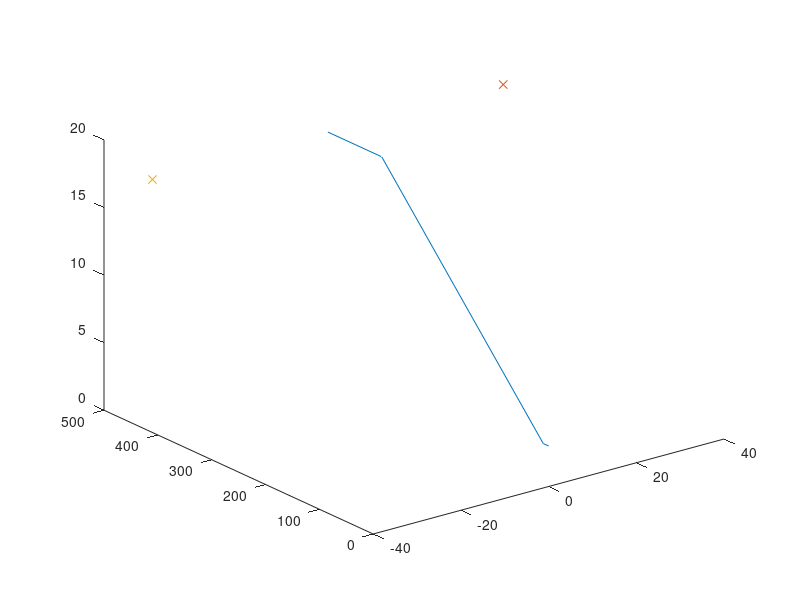
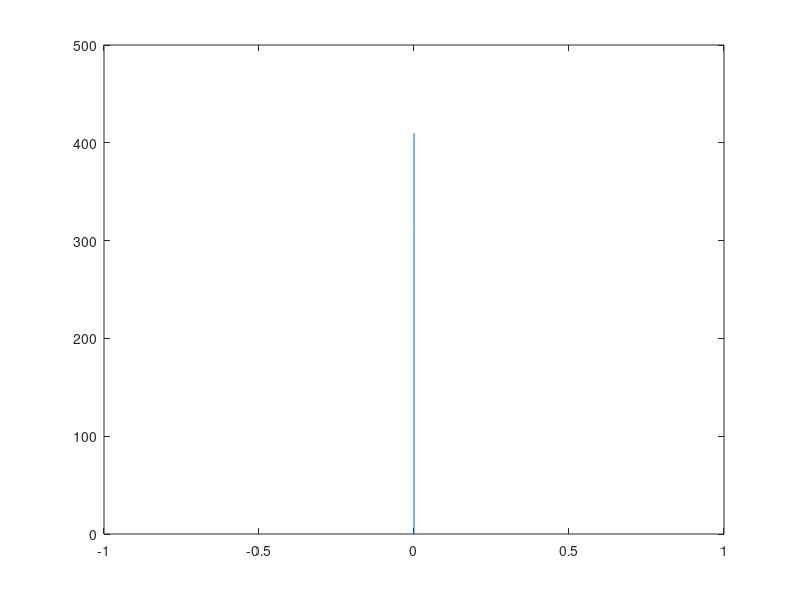
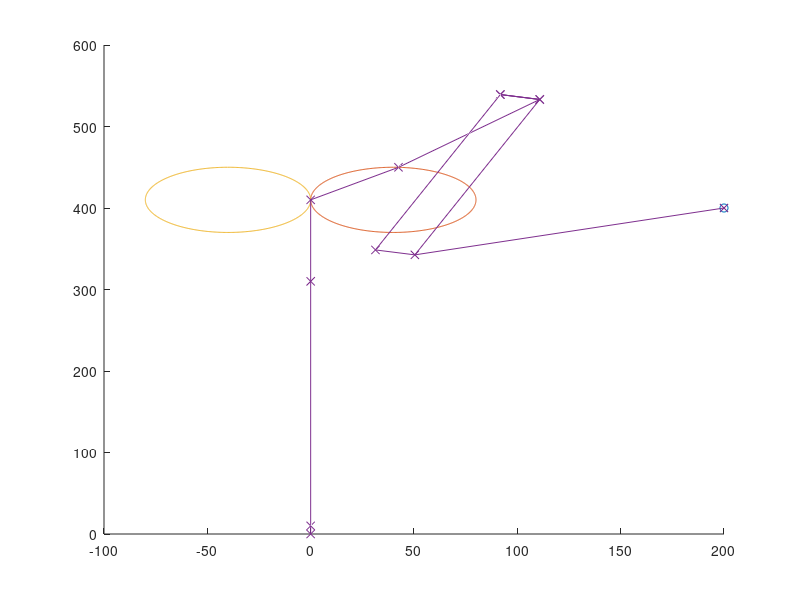

The MATLAB script that drew these images, in order:
close all;
clear;


%% Diverse konstanter
deg2rad = pi/180;
rad2deg = 180/pi;

%% Input parametere fra Neptus
nett = [0 0 3]';
alpha = 0;
descent = 3;
a1 = 10;
a2 = 300;
a3 = 100;
Rl = 40;
nettH = 0*deg2rad;
DescentBoxW = 20;
DescentBoxS = 20;
DescentBoxL = 100;

%% UAV init poses in NED frame
x0 = [400 200 40 0 0 0]';
p0 = x0(1:2);
p01 = p0 +[2*cos(x0(6)*deg2rad);2*sin(x0(6)*deg2rad)];
p01 = 10*(p01/norm(p01));

%% UAV spesific constants
R_min = 20;
K_max = 1/R_min;

%% Nett in net frame
% TODO: Move the nett inbetween two waypoints.
w1 = nett;
w2 = nett + [a1 0 a1*tan(alpha*deg2rad)]';
w3 = w2 + [a2 0 a2*tan(descent*deg2rad)]';
w4 = w3 + [a3 0 0]';
% Rotation matrix from nett to NED
R = [cos(nettH) -sin(nettH) 0;sin(nettH) cos(nettH) 0;0 0 1];

loiter1 = w4 + [0 Rl 0]';
loiter2 = w4 + [0 -Rl 0]';
WP = [w1 w2 w3 w4];
WPNED = [R*w1 R*w2 R*w3 R*w4];
loiter1NED = R*loiter1;
loiter2NED = R*loiter2;
psi = 0:0.01:2*pi;
n = loiter1NED(1)+Rl*cos(psi);
e = loiter1NED(2)+Rl*sin(psi);
d = loiter1NED(3)+zeros(1,length(psi));
cl1NED = [n;e;d];
n = loiter2NED(1)+Rl*cos(psi);
e = loiter2NED(2)+Rl*sin(psi);
d = loiter2NED(3)+zeros(1,length(psi));
cl2NED = [n;e;d];

%% Find Tmerk
c1bx = loiter1NED(1);
c1ax = x0(1)-c1bx;
c1by = loiter1NED(2);
c1ay = x0(2)-c1by;
Tt = sqrt(Rl^2/(c1ax^2+c1ay^2));
Tmerk1 = [c1ay*Tt+c1bx;-c1ax*Tt+c1by;loiter1NED(3)];
cT1bx = Tmerk1(1);
cT1ax = x0(1)-cT1bx;
cT1by = Tmerk1(2);
cT1ay = x0(2)-cT1by;
cT1h = Tmerk1(3)-x0(3);
Tnett1bx = Tmerk1(1);
Tnett1ax = WPNED(1,1)-Tnett1bx;
Tnett1by = Tmerk1(2);
Tnett1ay = WPNED(2,1)-Tnett1by;
Tnett1 = sqrt(Tnett1ax^2+Tnett1ay^2);
T1 = sqrt(cT1ax^2+cT1ay^2);
gammaT1 = atan2(cT1h,sqrt(cT1ax^2+cT1ay^2));

c2bx = loiter2NED(1);
c2ax = x0(1)-c2bx;
c2by = loiter2NED(2);
c2ay = x0(2)-c2by;
Tt = sqrt(Rl^2/(c2ax^2+c2ay^2));
Tmerk2 = [c2ay*Tt+c2bx;-c2ax*Tt+c2by;loiter2NED(3)];
cT2bx = Tmerk2(1);
cT2ax = x0(1)-cT2bx;
cT2by = Tmerk2(2);
cT2ay = x0(2)-cT2by;
cT2h = Tmerk2(3)-x0(3);
Tnett2bx = Tmerk2(1);
Tnett2ax = WPNED(1,1)-Tnett2bx;
Tnett2by = Tmerk2(2);
Tnett2ay = WPNED(2,1)-Tnett2by;
Tnett2 = sqrt(Tnett2ax^2+Tnett2ay^2);
T2 = sqrt(cT2ax^2+cT2ay^2);
gammaT2 = atan2(cT2h,sqrt(cT2ax^2+cT2ay^2));

c3bx = loiter1NED(1);
c3ax = x0(1)-c3bx;
c3by = loiter1NED(2);
c3ay = x0(2)-c3by;
Tt = -sqrt(Rl^2/(c3ax^2+c3ay^2));
Tmerk3 = [c3ay*Tt+c3bx;-c3ax*Tt+c3by;loiter1NED(3)];
cT3bx = Tmerk3(1);
cT3ax = x0(1)-cT3bx;
cT3by = Tmerk3(2);
cT3ay = x0(2)-cT3by;
cT3h = Tmerk3(3)-x0(3);
Tnett3bx = Tmerk3(1);
Tnett3ax = WPNED(1,1)-Tnett3bx;
Tnett3by = Tmerk3(2);
Tnett3ay = WPNED(2,1)-Tnett3by;
Tnett3 = sqrt(Tnett3ax^2+Tnett3ay^2);
T3 = sqrt(cT3ax^2+cT3ay^2);
gammaT3 = atan2(cT3h,sqrt(cT3ax^2+cT3ay^2));

c4bx = loiter2NED(1);
c4ax = x0(1)-c4bx;
c4by = loiter2NED(2);
c4ay = x0(2)-c4by;
Tt = -sqrt(Rl^2/(c4ax^2+c4ay^2));
Tmerk4 = [c4ay*Tt+c4bx;-c4ax*Tt+c4by;loiter2NED(3)];
cT4bx = Tmerk4(1);
cT4ax = x0(1)-cT4bx;
cT4by = Tmerk4(2);
cT4ay = x0(2)-cT4by;
cT4h = Tmerk4(3)-x0(3);
Tnett4bx = Tmerk4(1);
Tnett4ax = WPNED(1,1)-Tnett4bx;
Tnett4by = Tmerk4(2);
Tnett4ay = WPNED(2,1)-Tnett4by;
Tnett4 = sqrt(Tnett4ax^2+Tnett4ay^2);
T4 = sqrt(cT4ax^2+cT4ay^2);
gammaT4 = atan2(cT4h,sqrt(cT4ax^2+cT4ay^2));

T = [T1 T2 T3 T4];
Tnett = [Tnett1 Tnett2 Tnett3 Tnett4];
Tmerk = [Tmerk1 Tmerk2 Tmerk3 Tmerk4];
gamma = [gammaT1 gammaT2 gammaT3 gammaT4];
[LT,IT] = min(T);
if mod(IT,2)==0
    [Lnett,Inett] = max([-1 Tnett(2) -1 Tnett(4)]);
else
    [Lnett,Inett] = max([Tnett(1) -1 Tnett(3) -1]);
end
XWP4ax = x0(1)-WPNED(1,4);
XWP4ay = x0(2)-WPNED(2,4);
dXWP4 = sqrt(XWP4ax^2+XWP4ay^2);

Path = x0(1:3);
tt = 1;
if (abs(gamma(Inett)*rad2deg)>3)
    if gamma(Inett)<0
        WPGlide = -descent;
    else
        WPGlide = descent;
    end
    gotoT = false;
    TPB1bx = Tmerk(1,Inett);
    TPB1ax = x0(1)-TPB1bx;
    TPB1by = Tmerk(2,Inett);
    TPB1ay = x0(2)-TPB1by;
    Tb = sqrt(DescentBoxL^2/(TPB1ax^2+TPB1ay^2));
    TPB1merk = [TPB1ay*Tb+TPB1bx;-TPB1ax*Tb+TPB1by;Tmerk(3,Inett)];
    Tb = -sqrt(DescentBoxL^2/(TPB1ax^2+TPB1ay^2));
    TPB2merk = [TPB1ay*Tb+TPB1bx;-TPB1ax*Tb+TPB1by;Tmerk(3,Inett)];
    Tb = sqrt(DescentBoxS^2/(TPB1ax^2+TPB1ay^2));
%     if abs(x0(3)-100*tan(descent*deg2rad))<Tmerk(3,Inett)
%         % Move towards T
%         WPB4 = [TPB1ax*Tb+TPB2merk(1);TPB1ay*Tb+TPB2merk(2);x0(3)];
%         Tb = sqrt((Tmerk(3,Inett)/tan(descent*deg2rad))^2/(TPB1ax^2+TPB1ay^2));
%         WPB1 = [TPB1ax*Tb+TPB1merk(1);TPB1ay*Tb+TPB1merk(2);Tmerk(3,Inett)];
%         Path = [x0(1:3) WPB4 WBB1 Tmerk(:,Inett)];
%         gotoT = true;
%     else
    WPB1 = [TPB1ax*Tb+TPB1merk(1);TPB1ay*Tb+TPB1merk(2);x0(3)+100*tan(WPGlide*deg2rad)];
    WPB2 = [TPB1ax*Tb+TPB2merk(1);TPB1ay*Tb+TPB2merk(2);x0(3)];
    Tb = sqrt((DescentBoxW+DescentBoxS)^2/(TPB1ax^2+TPB1ay^2));
    WPB3 = [TPB1ax*Tb+TPB1merk(1);TPB1ay*Tb+TPB1merk(2);WPB1(3)];
    WPB4 = [TPB1ax*Tb+TPB2merk(1);TPB1ay*Tb+TPB2merk(2);x0(3)];
    dWPB3 = sqrt((Tmerk(1,Inett)-WPB3(1))^2+(Tmerk(2,Inett)-WPB3(2))^2);
    dWPB2 = sqrt((Tmerk(1,Inett)-WPB2(1))^2+(Tmerk(2,Inett)-WPB2(2))^2);
    tt = 2;
    Path(:,tt) = WPB4;
    tt = 3;
    Path(:,tt) = WPB2;
    tt = 4;
    Path(:,tt) = WPB1;
    tt = 5;
    Path(:,tt) = WPB3;
    odd = true;
    while(~gotoT)
       if (odd && abs(atan2(Tmerk(3,Inett)-WPB2(3),dWPB2))*rad2deg<3)
           gotoT = true;
       elseif (~odd && abs(atan2(Tmerk(3,Inett)-WPB3(3),dWPB3))*rad2deg<3)
           gotoT = true;
       else
           if odd
               tt = tt+1;
               WPB1 = [WPB1(1);WPB1(2);WPB2(3)+100*tan(WPGlide*deg2rad)];
               WPB3 = [WPB3(1);WPB3(2);WPB1(3)];
               Path(:,tt) = WPB1;
               tt = tt+1;
               Path(:,tt) = WPB3;
               odd = false;
           else
               tt = tt+1;
               WPB4 = [WPB4(1);WPB4(2);WPB3(3)+100*tan(WPGlide*deg2rad)];
               WPB2 = [WPB2(1);WPB2(2);WPB4(3)];
               Path(:,tt) = WPB4;
               tt = tt+1;
               Path(:,tt) = WPB2;
               odd = true;
               abs(atan2(Tmerk(3,Inett)-WPB2(3),dWPB2))*rad2deg
           end
       end
       
    end
%     if abs(h-100*tan(descent*deg2rad))<Tmerk(3,Inett)
%     end
%     end
elseif dXWP4<2*R_min
    
    TPB1bx = Tmerk(1,Inett);
    TPB1ax = x0(1)-TPB1bx;
    TPB1by = Tmerk(2,Inett);
    TPB1ay = x0(2)-TPB1by;
    Tb = sqrt(DescentBoxL^2/(TPB1ax^2+TPB1ay^2));
    TPB1merk = [TPB1ay*Tb+TPB1bx;-TPB1ax*Tb+TPB1by;Tmerk(3,Inett)];
    Tb = -sqrt(DescentBoxL^2/(TPB1ax^2+TPB1ay^2));
    TPB2merk = [TPB1ay*Tb+TPB1bx;-TPB1ax*Tb+TPB1by;Tmerk(3,Inett)];
    Tb = sqrt(DescentBoxS^2/(TPB1ax^2+TPB1ay^2));
    WPB2 = [TPB1ax*Tb+TPB2merk(1);TPB1ay*Tb+TPB2merk(2);x0(3)];
    tt = 2;
    Path(:,tt) = WPB2;
end
tt = tt+1;
Path(:,tt) = Tmerk(:,Inett);
tt = tt+1;
Path(:,tt) = WPNED(:,4);
tt = tt+1;
Path(:,tt) = WPNED(:,3);
tt = tt+1;
Path(:,tt) = WPNED(:,2);
tt = tt+1;
Path(:,tt) = WPNED(:,1);
% %% Initi Dubins
% 
% xs = x0(1);
% ys = x0(2);
% K_s = K_max;
% psi_s = x0(6)*deg2rad;
% pf = R*w4;
% xf = pf(1);
% yf = pf(2);
% K_f = K_max;
% psi_f = pipi(nettH + pi);
% start_node = [x0(1) x0(2) x0(3) x0(6)*deg2rad 0 0];
% end_node = [pf(1) pf(2) pf(3) psi_f 0 0];
% % dubin = dubinsParameters(start_node,end_node,R_min);
% % psi = 0:0.01:2*pi;
% % cs = [dubin.cs(1) + R_min*cos(psi);dubin.cs(1) + R_min*sin(psi)];
% % cf = [dubin.ce(1) + R_min*cos(psi);dubin.ce(2) + R_min*sin(psi)];
% %% Algorithm for Dubins path
% psi = 0:0.01:2*pi;
% 
% xcs = xs - 1/K_s*cos(psi_s+pi/2);
% ycs = ys - 1/K_s*sin(psi_s+pi/2);
% xcf = xf - 1/K_f*cos(psi_f+pi/2);
% ycf = yf - 1/K_f*sin(psi_f+pi/2);
% cs = [xcs + 1/K_s*cos(psi);ycs + 1/K_s*sin(psi)];
% cf = [xcf + 1/K_f*cos(psi);ycf + 1/K_f*sin(psi)];
% 
% csec = [xcf + (1/K_f+1/K_s)*cos(psi);ycf + (1/K_f+1/K_s)*sin(psi)];
% bx = xcs;
% ax = xcf-bx;
% by = ycs;
% ay = ycf-by;
% t = 0:0.01:1;
% cx = ax*t+bx;
% cy = ay*t+by;
% tpN = sqrt((1/K_f)^2/(ax^2+ay^2)); % TODO: There are two way to turn
% tTmerk = sqrt((1/K_f+1/K_s)^2/(ax^2+ay^2));
% PN = [ay*tpN+xcf;-(ax*tpN)+ycf];
% Tmerk = [ay*tTmerk+xcf;-(ax*tTmerk)+ycf];
% OSTbx = Tmerk(1);
% OSTby = Tmerk(2);
% OSTax = xcs - OSTbx;
% OSTay = ycs - OSTby;
% OST = [OSTax*t+OSTbx;OSTay*t+OSTby];
% turn = atan2(ycf-ycs,xcf-xcs) + pi/2;
% xchi = xcs + 1/K_s*cos(turn);
% ychi = ycs + 1/K_s*sin(turn);
% xn = xcf + 1/K_f*cos(turn);
% yn = ycf + 1/K_f*sin(turn);
%% Figures
figure(1);
plot3(WP(2,:),WP(1,:),WP(3,:));
hold on;
plot3(loiter1(2,:),loiter1(1,:),loiter1(3,:),'x');
plot3(loiter2(2,:),loiter2(1,:),loiter2(3,:),'x');
figure(2);
plot(WPNED(2,:),WPNED(1,:));
figure(3)
% plot3(WPNED(2,:),WPNED(1,:),WPNED(3,:),'-x');
hold on;
% plot3(loiter1NED(2,:),loiter1NED(1,:),loiter1NED(3,:),'x');
% plot3(loiter2NED(2,:),loiter2NED(1,:),loiter2NED(3,:),'x');
plot3(x0(2),x0(1),x0(3),'o');
plot3(cl1NED(2,:),cl1NED(1,:),cl1NED(3,:));
plot3(cl2NED(2,:),cl2NED(1,:),cl2NED(3,:));
% plot3(Tmerk1(2,:),Tmerk1(1,:),Tmerk1(3,:),'x');
% plot3(Tmerk2(2,:),Tmerk2(1,:),Tmerk2(3,:),'x');
% plot3(Tmerk3(2,:),Tmerk3(1,:),Tmerk3(3,:),'x');
% plot3(Tmerk4(2,:),Tmerk4(1,:),Tmerk4(3,:),'x');
% plot3(WPB1(2,:),WPB1(1,:),WPB1(3,:),'x');
% plot3(WPB2(2,:),WPB2(1,:),WPB2(3,:),'x');
% plot3(WPB3(2,:),WPB3(1,:),WPB3(3,:),'x');
% plot3(WPB4(2,:),WPB4(1,:),WPB4(3,:),'x');
% plot3(TPB1merk(2,:),TPB1merk(1,:),TPB1merk(3,:),'x');
% plot3(TPB2merk(2,:),TPB2merk(1,:),TPB2merk(3,:),'x');
plot3(Path(2,:),Path(1,:),Path(3,:),'-x');
% figure(4)
% plot(ys,xs,'x');
% hold on;
% 
% quiver(p0(2),p0(1),p01(2),p01(1));
% hold on;
% plot(ycs,xcs,'x');
% plot(yf,xf,'x');
% plot(ycf,xcf,'x');
% plot(cs(2,:),cs(1,:));
% plot(cf(2,:),cf(1,:));
% plot(csec(2,:),csec(1,:));
% plot(cy,cx);
% % plot(ychi,xchi,'o');
% % plot(yn,xn,'o');
% plot(PN(2),PN(1),'o');
% plot(Tmerk(2),Tmerk(1),'o');
% plot(OST(2,:),OST(1,:));
% figure(5)
% plot(cs(2,:),cs(1,:));
% hold on;
% plot(cf(2,:),cf(1,:));
% plot(pf(2),pf(1),'x');
